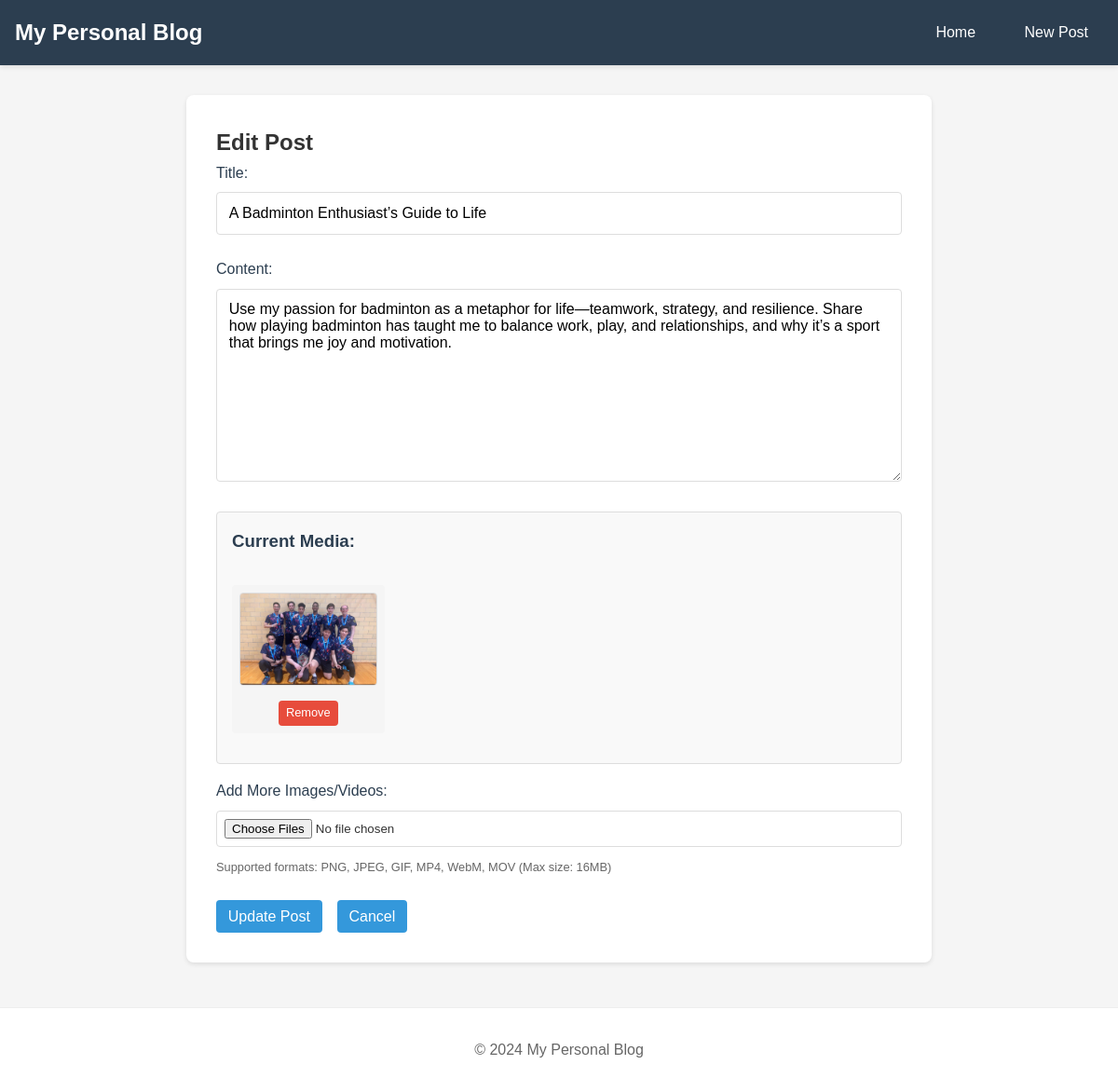
The app's page /edit/7 with its own data.
### tables this page shows
CREATE TABLE posts (
            id INTEGER PRIMARY KEY AUTOINCREMENT,
            title TEXT NOT NULL,
            content TEXT NOT NULL,
            created_at TIMESTAMP NOT NULL DEFAULT CURRENT_TIMESTAMP
        );

CREATE TABLE media (
            id INTEGER PRIMARY KEY AUTOINCREMENT,
            post_id INTEGER NOT NULL,
            filename TEXT NOT NULL,
            media_type TEXT NOT NULL,
            created_at TIMESTAMP NOT NULL DEFAULT CURRENT_TIMESTAMP,
            FOREIGN KEY (post_id) REFERENCES posts (id) ON DELETE CASCADE
        );

### app.py (the view)
@app.route('/edit/<int:post_id>', methods=['GET', 'POST'])
def edit(post_id):
    post = db.get_post(post_id)
    if post is None:
        return "Post not found", 404
    if request.method == 'POST':
        title = request.form['title']
        content = request.form['content']
        db.update_post(post_id, title, content)
        handle_media_upload(request.files, post_id)
        return redirect(url_for('home'))
    return render_template('edit.html', post=post)

### database.py (called while the page is built)
def get_db_connection():
    conn = sqlite3.connect(DATABASE_FILE)
    conn.row_factory = sqlite3.Row
    return conn

def get_post(post_id):
    conn = get_db_connection()
    post = conn.execute('SELECT * FROM posts WHERE id = ?', (post_id,)).fetchone()
    if post:
        post = dict(post)
        post['media'] = get_post_media(post['id'])
    conn.close()
    return post

def get_post_media(post_id):
    conn = get_db_connection()
    media = conn.execute('''
        SELECT * FROM media
        WHERE post_id = ?
        ORDER BY created_at
    ''', (post_id,)).fetchall()
    conn.close()
    return media

### templates/edit.html (shortened to what this page needs)
{% extends "base.html" %}
{% block content %}
    <div class="form-container">
        <h2>Edit Post</h2>
        <form method="POST" enctype="multipart/form-data">
            <div class="form-group">
                <label for="title">Title:</label>
                <input type="text" id="title" name="title" value="{{ post['title'] }}" required>
            </div>
            <div class="form-group">
                <label for="content">Content:</label>
                <textarea id="content" name="content" rows="10" required>{{ post['content'] }}</textarea>
            </div>
            {% if post.media %}
                <div class="current-media">
                    <h3>Current Media:</h3>
                    <div class="media-grid">
                        {% for media in post.media %}
                            <div class="media-item">
                                {% if media.media_type == 'image' %}
                                    <img src="{{ url_for('static', filename='uploads/' + media.filename) }}"
                                         alt="Post image" class="thumbnail">
                                {% else %}
                                    <video controls class="thumbnail">
                                        <source src="{{ url_for('static', filename='uploads/' + media.filename) }}"
                                                type="video/{{ media.filename.split('.')[-1] }}">
                                        Your browser does not support the video tag.
                                    </video>
                                {% endif %}
                                <div class="media-actions">
                                    <a href="{{ url_for('delete_media', media_id=media.id) }}"
                                       class="button delete"
                                       onclick="return confirm('Are you sure you want to delete this media?')">
                                        Remove
                                    </a>
                                </div>
                            </div>
                        {% endfor %}
                    </div>
                </div>
            {% endif %}
            <div class="form-group">
                <label for="media">Add More Images/Videos:</label>
                <input type="file" id="media" name="media" multiple
                       accept="image/png, image/jpeg, image/gif, video/mp4, video/webm, video/quicktime">
                <small class="form-text text-muted">
                    Supported formats: PNG, JPEG, GIF, MP4, WebM, MOV (Max size: 16MB)
                </small>
            </div>
            <div class="form-actions">
                <button type="submit" class="button">Update Post</button>
                <a href="{{ url_for('view_post', post_id=post['id']) }}" class="button">Cancel</a>
            </div>
        </form>
    </div>
{% endblock %}

### static/css/style.css (style rules this page uses)
* { margin: 0; padding: 0; box-sizing: border-box; }
body { font-family: 'Arial', sans-serif; line-height: 1.6; color: #333; background-color: #f5f5f5; }
.button { display: inline-block; padding: 0.3rem 0.8rem; background-color: #3498db; color: white; text-decoration: none; border-radius: 4px; border: none; cursor: pointer; font-size: 1rem; transition: background-color 0.3s; text-align: center; }
button.button { all: unset; display: inline-block; padding: 0.3rem 0.8rem; background-color: #3498db; color: white; text-decoration: none; border-radius: 4px; cursor: pointer; font-size: 1rem; transition: background-color 0.3s; text-align: center; }
.delete { background-color: #e74c3c; }
.form-container { background: white; padding: 2rem; border-radius: 8px; box-shadow: 0 2px 5px rgba(0,0,0,0.1); max-width: 800px; margin: 0 auto; }
.form-group { margin-bottom: 1.5rem; }
label { display: block; margin-bottom: 0.5rem; color: #2c3e50; }
input[type="text"], textarea { width: 100%; padding: 0.8rem; border: 1px solid #ddd; border-radius: 4px; font-size: 1rem; font-family: inherit; }
textarea { resize: vertical; }
input[type="file"] { display: block; width: 100%; padding: 0.5rem; margin-bottom: 0.5rem; border: 1px solid #ddd; border-radius: 4px; background-color: #fff; }
.form-text { color: #666; font-size: 0.8rem; margin-top: 0.25rem; }
.form-actions, .actions { display: flex; gap: 1rem; margin-top: 1rem; }
.current-media { margin: 1rem 0; padding: 1rem; border: 1px solid #ddd; border-radius: 4px; background-color: #f9f9f9; }
.current-media h3 { margin-bottom: 1rem; color: #2c3e50; }
.media-grid { display: grid; grid-template-columns: repeat(auto-fill, minmax(150px, 1fr)); gap: 1rem; padding: 1rem 0; }
.media-item { position: relative; background: #f5f5f5; padding: 0.5rem; border-radius: 4px; text-align: center; }
.thumbnail { width: 100%; height: 100px; object-fit: cover; border-radius: 4px; border: 1px solid #ddd; }
.media-actions { margin-top: 0.5rem; }
.media-actions .button.delete { font-size: 0.8rem; padding: 0.2rem 0.5rem; }

### records on screen
posts: title "A Badminton Enthusiast’s Guide to Life", content "Use my passion for badminton as a metaphor for life—teamwork, strategy, and resilience. Share how playing badminton has taught me to balance work, play, and relationships, and why it’s a sport that brings me joy and motivation."
media: filename (picture)
